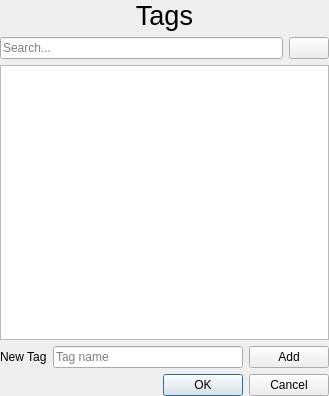
<?xml version="1.0" encoding="UTF-8"?>
<ui version="4.0">
 <class>MngTags</class>
 <widget class="QWidget" name="MngTags">
  <property name="geometry">
   <rect>
    <x>0</x>
    <y>0</y>
    <width>329</width>
    <height>396</height>
   </rect>
  </property>
  <property name="windowTitle">
   <string>Form</string>
  </property>
  <layout class="QVBoxLayout" name="verticalLayout">
   <property name="spacing">
    <number>6</number>
   </property>
   <property name="leftMargin">
    <number>0</number>
   </property>
   <property name="topMargin">
    <number>0</number>
   </property>
   <property name="rightMargin">
    <number>0</number>
   </property>
   <property name="bottomMargin">
    <number>0</number>
   </property>
   <item>
    <widget class="QLabel" name="label_2">
     <property name="font">
      <font>
       <pointsize>20</pointsize>
       <bold>false</bold>
       <kerning>true</kerning>
      </font>
     </property>
     <property name="text">
      <string>Tags</string>
     </property>
     <property name="alignment">
      <set>Qt::AlignmentFlag::AlignCenter</set>
     </property>
    </widget>
   </item>
   <item>
    <layout class="QHBoxLayout" name="horizontalLayout">
     <item>
      <widget class="QLineEdit" name="search_edit">
       <property name="text">
        <string/>
       </property>
       <property name="placeholderText">
        <string>Search...</string>
       </property>
      </widget>
     </item>
     <item>
      <widget class="QPushButton" name="reset_search_btn">
       <property name="toolTip">
        <string>Reset tag search</string>
       </property>
       <property name="text">
        <string/>
       </property>
       <property name="icon">
        <iconset theme="QIcon::ThemeIcon::ViewRefresh"/>
       </property>
      </widget>
     </item>
    </layout>
   </item>
   <item>
    <widget class="QListWidget" name="tag_list">
     <property name="selectionMode">
      <enum>QAbstractItemView::SelectionMode::MultiSelection</enum>
     </property>
    </widget>
   </item>
   <item>
    <layout class="QHBoxLayout" name="horizontalLayout_2">
     <item>
      <widget class="QLabel" name="tag_label">
       <property name="text">
        <string>New Tag</string>
       </property>
      </widget>
     </item>
     <item>
      <widget class="QLineEdit" name="tag_entry">
       <property name="toolTip">
        <string>Insert new tag here</string>
       </property>
       <property name="placeholderText">
        <string>Tag name</string>
       </property>
      </widget>
     </item>
     <item>
      <widget class="QPushButton" name="add_tag_btn">
       <property name="toolTip">
        <string>Create new tag</string>
       </property>
       <property name="text">
        <string>Add</string>
       </property>
      </widget>
     </item>
    </layout>
   </item>
   <item>
    <widget class="QDialogButtonBox" name="tag_btn_box">
     <property name="standardButtons">
      <set>QDialogButtonBox::StandardButton::Cancel|QDialogButtonBox::StandardButton::Ok</set>
     </property>
    </widget>
   </item>
  </layout>
 </widget>
 <resources/>
 <connections/>
</ui>
